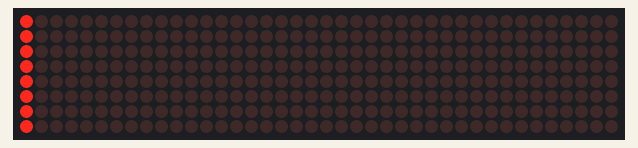
Recording of a sketch running on a simulated Arduino Uno, built with avr-gcc and run on an emulated ATmega328P. On the bench: 40×8 LED matrix.

Above: at 0.17 s.
At 0.8 s:
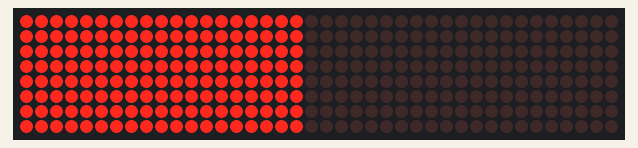
At 1.5 s:
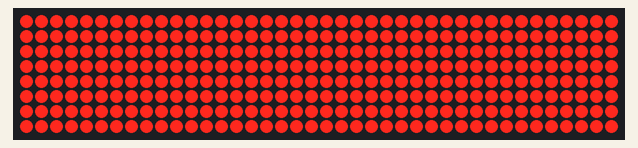
At 3.53 s:
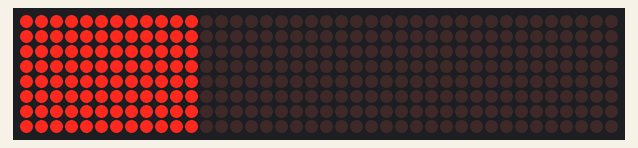
At 5.98 s:
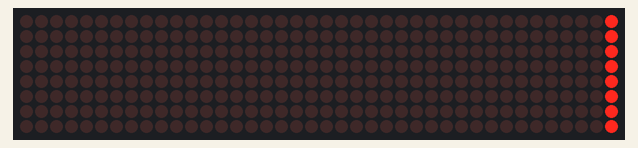
At 9.7 s:
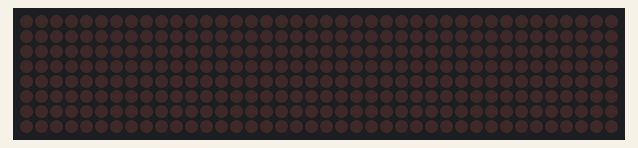

Measured:
- by itself, everything shown: repeats every 11.6 s, in 24 steps
- what the display in image 2 shows lasts 1.0 s, from 1.4 s to 2.4 s
- what the display in image 5 shows lasts 2.0 s, from 9.6 s to 11.6 s

The sketch:

All_Lights_On.ino
```cpp
//We always have to include the library
#include "LedControl.h"

/*
 Now we need a LedControl to work with.
 ***** These pin numbers will probably not work with your hardware *****
 pin 12 is connected to the DataIn
 pin 11 is connected to the CLK
 pin 10 is connected to LOAD
 ***** Please set the number of devices you have *****
 But the maximum default of 8 MAX72XX wil also work.
 */
LedControl lc=LedControl(12,11,10,5);

/* we always wait a bit between updates of the display */
unsigned long delaytime=500;
int lightsonC=0;
int lightsonS=0;

/*
 This time we have more than one device.
 But all of them have to be initialized
 individually.
 */
void setup() {
  //we have already set the number of devices when we created the LedControl
  int devices=lc.getDeviceCount();
  //we have to init all devices in a loop
  for(int address=0;address<devices;address++) {
    /*The MAX72XX is in power-saving mode on startup*/
    lc.shutdown(address,false);
    /* Set the brightness to a medium values */
    lc.setIntensity(address,3);
    /* and clear the display */
    lc.clearDisplay(address);
  }
}

void loop()
{
  lightsonC=0;
  lightsonS=0;
  while (lightsonS<=4)
  {
    while (lightsonC<=7)
    {
      lc.setColumn(lightsonS,lightsonC,B11111111);
      lightsonC++;
      delay(30);
    }
    lightsonC=0;
    lightsonS++;
  }
  delay(1000);
  while (lightsonS>=0)
  {
    while (lightsonC>=0)
    {
      lc.setColumn(lightsonS,lightsonC,B00000000);
      lightsonC--;
      delay(30);
    }
    lightsonC=7;
    lightsonS--;
  }
  delay(2000);
  lightsonC=7;
  lightsonS=4;
  while (lightsonS>=0)
  {
    while (lightsonC>=0)
    {
      lc.setColumn(lightsonS,lightsonC,B11111111);
      lightsonC--;
      delay(30);
    }
    lightsonC=7;
    lightsonS--;
  }
  delay(1000);
  while (lightsonS<=4)
  {
    while (lightsonC<=7)
    {
      lc.setColumn(lightsonS,lightsonC,B00000000);
      lightsonC++;
      delay(30);
    }
    lightsonC=0;
    lightsonS++;
  }
  delay(2000);
}
```
